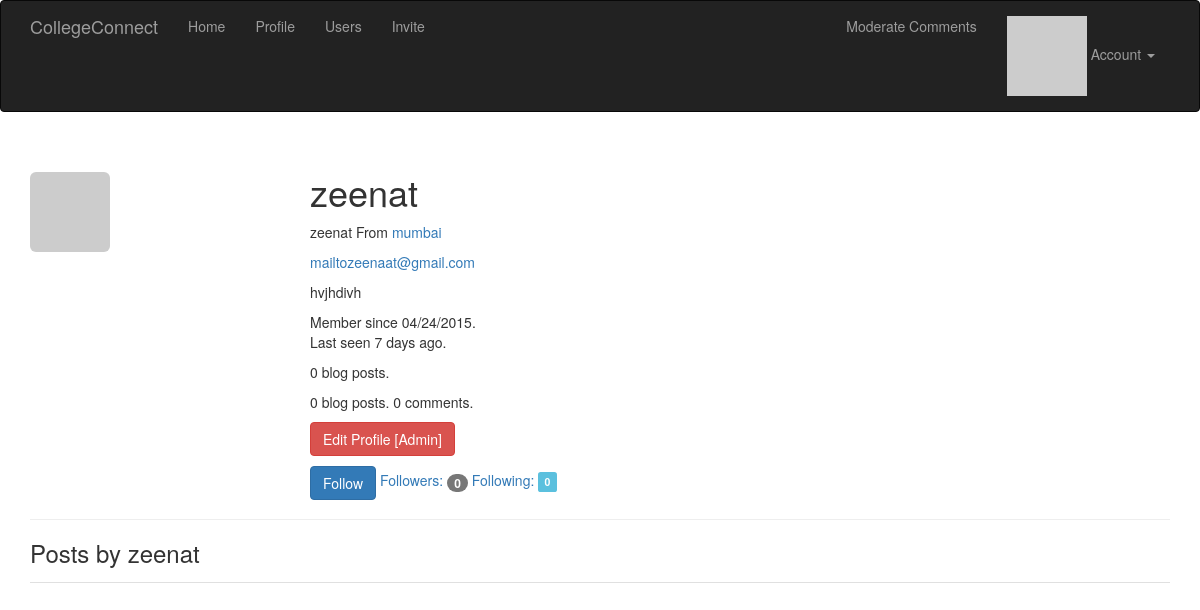
The page /user/zeenat (signed in) on the database as committed earlier.
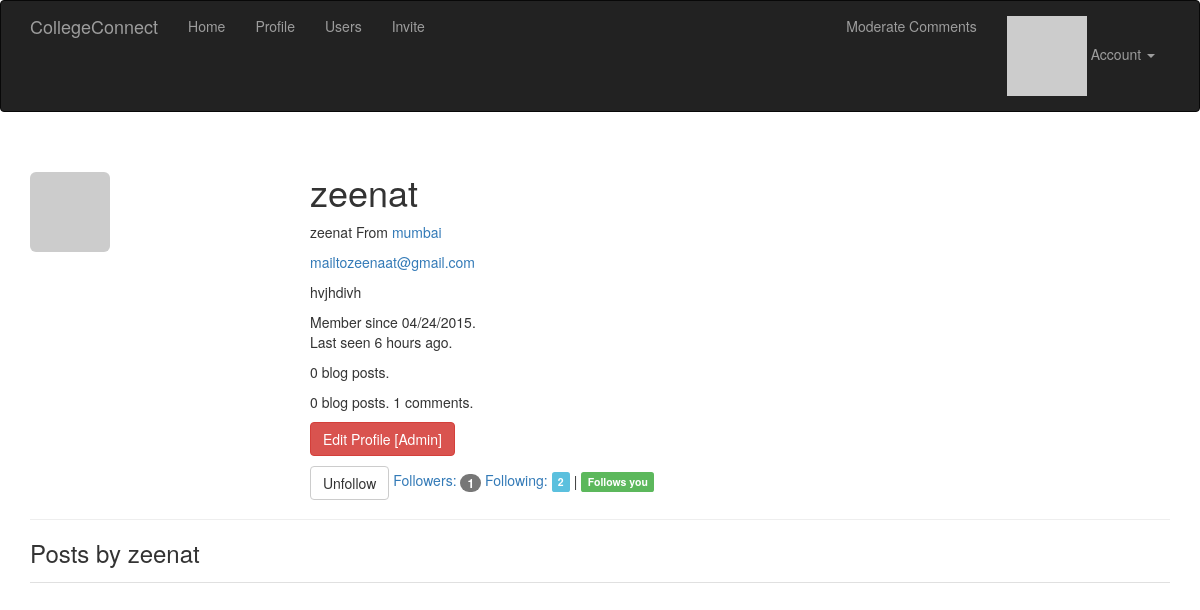
The same page on the database as committed later.
### app/models.py (models this page shows, shortened)
class User(UserMixin, db.Model):
    __tablename__ = 'users'          # Table names should be plural.
    id = db.Column(db.Integer, primary_key=True)
    email = db.Column(db.String(64), unique=True, index=True)
    username = db.Column(db.String(64), unique=True, index=True)
    password_hash = db.Column(db.String)
    role_id = db.Column(db.Integer, db.ForeignKey('roles.id'))
    confirmed = db.Column(db.Boolean, default=False)
    location = db.Column(db.String(64))
    name = db.Column(db.String(64))
    about_me = db.Column(db.Text)
    member_since = db.Column(db.DateTime(), default=datetime.utcnow)
    last_seen = db.Column(db.DateTime(), default=datetime.utcnow)
    avatar_hash = db.Column(db.String(32))
    posts = db.relationship('Post', backref='author', lazy='dynamic')
    comments = db.relationship('Comment', backref='author', lazy='dynamic')
    '''
    These are the people who follow me
    '''
    followed = db.relationship(
        'Follow',
        foreign_keys=[Follow.follower_id],
        backref=db.backref('follower', lazy='joined'),
        lazy='dynamic',
        cascade='all, delete-orphan')
    '''
    These are people whome I follow
    '''
    followers = db.relationship(
        'Follow',
        foreign_keys=[Follow.followed_id],
        backref=db.backref('followed', lazy='joined'),
        lazy='dynamic',
        cascade='all, delete-orphan'
    )
    @property
    def password(self):
        raise AttributeError('Password is not a readable attribute')
    def can(self, permissions):
        return self.role is not None and (self.role.permissions & permissions) == permissions
    def is_administrator(self):
        return self.can(Permission.ADMINISTER)
    '''
    The ping method is called every time the request for user is received, by using before_app_request hook
    '''
    def ping(self):
        self.last_seen = datetime.utcnow()
        db.session.add(self)
    '''
    User avatar creation
    '''
    def gravatar(self, size=100, default='identicon', rating='g'):
        if request.is_secure:
            url = 'https://secure.gravatar.com/avatar'
        else:
            url = 'http://www.gravatar.com/avatar'
        hash = self.avatar_hash or  hashlib.md5(self.email.encode('utf-8')).hexdigest()
        return '{url}/{hash}?s={size}&d={default}&r={rating}'.format(url=url, size=size, default=default, rating=rating, hash=hash)
    def follow(self, user):
        if not self.is_following(user):
            f = Follow(follower=self, followed=user)
            db.session.add(f)
    def is_following(self, user):
        return self.followed.filter_by(followed_id=user.id).first() is not None
    '''
    This method is introduced to correct the values of DB to follow a user to itself
    '''

### app/main/views.py (the view)
@main.route('/user/<username>')
def user(username):
    user = User.query.filter_by(username=username).first()
    posts = user.posts.order_by(Post.timestamp.desc()).all()
    if user is None:
        abort(404)
    return render_template('user.html', user=user, posts=posts)

### app/auth/views.py (called while the page is built)
@auth.before_app_request
def before_request():
    if current_user.is_authenticated():
        current_user.ping()
        if not current_user.confirmed and request.endpoint[:5] != 'auth.':
            return redirect(url_for('auth.unconfirmed'))

### app/main/__init__.py (called while the page is built)
@main.app_context_processor
def inject_permission():
    return dict(Permission=Permission)

### app/models.py (called while the page is built)
@login_manager.user_loader
def load_user(user_id):
    return User.query.get(int(user_id))

### app/templates/user.html (shortened to what this page needs)
{% extends "base.html" %}
{% block page_content %}
    <div class="page-header">
    <img class="img-rounded profile-thumbnail" src="{{user.gravatar(size=256)  }}" />
<div class="profile-header">
    <h1>{{ user.username }}</h1>
    {% if user.name or user.location %}
    <p>
        {% if user.name %} {{ user.name }} {% endif %}
        {% if user.location %}
            From <a href="http://maps.google.com/?q={{ user.location }}">{{ user.location }}</a>
        {% endif %}
    </p>
    {% endif %}
    {% if current_user.is_administrator() %}
        <p><a href="mailto: {{ user.email }}">{{ user.email }}</a></p>
    {% endif %}
    {% if user.about_me %}
        <p> {{ user.about_me }}</p>
    {% endif %}
    <p>
        Member since {{ moment(user.member_since).format('L')}}.<br />
        Last seen {{ moment(user.last_seen).fromNow()}}.
        <p>{{ user.posts.count() }} blog posts.</p>
        <p>{{ user.posts.count() }} blog posts. {{ user.comments.count() }} comments.</p>
    </p>
    <p>
            {% if current_user.is_administrator() %}
                <a class="btn btn-danger" href="{{ url_for('main.edit_profile_admin', id=user.id ) }}">Edit Profile [Admin]</a>
            {% endif %}
    </p>
    <p>
        {% if current_user.can(Permission.FOLLOW) and user != current_user %}
            {% if not current_user.is_following(user) %}
                <a href="{{ url_for('.follow', username=user.username) }}" class="btn btn-primary">
                    Follow
                </a>
            {% else %}
                <a href="{{ url_for('.unfollow', username=user.username) }}" class="btn btn-default">
                    Unfollow
                </a>
            {% endif %}
        {% endif %}
        <a href="{{ url_for('.followers', username=user.username) }}">
            Followers: <span class="badge label-danger">{{ user.followers.count() - 1 }}</span>
        </a>
        <a href="{{ url_for('.followed_by', username=user.username) }}">
            Following: <span class="label label-info">{{ user.followed.count() - 1 }}</span>
        </a>
        {% if current_user.is_authenticated() and user != current_user and user.is_following(current_user) %}
            | <span class="label label-success">Follows you</span>
        {% endif %}
    </p>
    </div>
 </div>
    <h3>Posts by {{ user.username}}</h3>
   {% include '_posts.html' %}
{% endblock %}

### app/templates/base.html (shortened to what this page needs)
{% extends 'bootstrap/base.html' %}
{% block head %}
{{ super() }}
<link rel="stylesheet" type="text/css" href="{{ url_for('static', filename='styles.css') }}">
{% endblock %}
{% block navbar %}
<div class="navbar navbar-inverse" role="navigation" >
    <div class="container">
        <div class=" navbar-header">
            <a class= 'navbar-brand' href="/">CollegeConnect</a>
        </div>
        <div class="navbar-collapse collapse" >
            <ul class="nav navbar-nav">
                <li> <a href="/">Home</a></li>
                {% if current_user.is_authenticated() %}
                    <li>
                        <a href="{{  url_for('main.user', username=current_user.username )}}">Profile</a>
                    </li>
                {% endif %}
                {% if current_user.is_authenticated() %}
                    <li>
                        <a href="{{  url_for('main.user_list')}}">Users</a>
                    </li>
                {% endif %}
                <li> <a href="{{ url_for('main.invite') }}">Invite</a></li>
            </ul>
            <ul class="nav navbar-nav navbar-right">
                {% if current_user.can(Permission.MODERATE_COMMENTS) %}
                    <li>
                        <a href="{{ url_for('main.moderate') }}">Moderate Comments</a>
                    </li>
                {% endif %}
                {% if current_user.is_authenticated() %}
                    <li class="dropdown">
                    <a href="#" class="dropdown-toggle" data-toggle="dropdown">
                        <img src="{{ current_user.gravatar(size=18) }}">
                        Account <b class="caret"></b>
                    </a>
                </li>
                {% else %}
                    <li> <a href="{{ url_for('auth.login') }}">Sign In </a></li>
                {% endif %}
            </ul>
        </div>
    </div>
</div>
{% endblock %}
{%block content %}
<div class="container">
    {% block page_content %}{% endblock %}
    </div>
{% endblock %}

### app/templates/_posts.html (shortened to what this page needs)
<ul class="posts">
    </ul>

### app/static/styles.css (style rules this page uses)
.profile-thumbnail { position: absolute; }
.profile-header { min-height: 260px; margin-left: 280px; }
ul.posts { list-style-type: none; padding: 0px; margin: 16px 0px 0px 0px; border-top: 1px solid #e0e0e0; }

Rows that differ between the two databases and show on the page:
changed User "zeenat": last_seen "7 days ago" → "6 hours ago"
Other text that changed with them:
{{ user.comments.count() }}: "0" → "1"
{{ user.followers.count() - 1 }}: "0" → "1"
{{ user.followed.count() - 1 }}: "0" → "2"
text no longer shown: "Follow"
text now shown: "Unfollow | Follows you"
